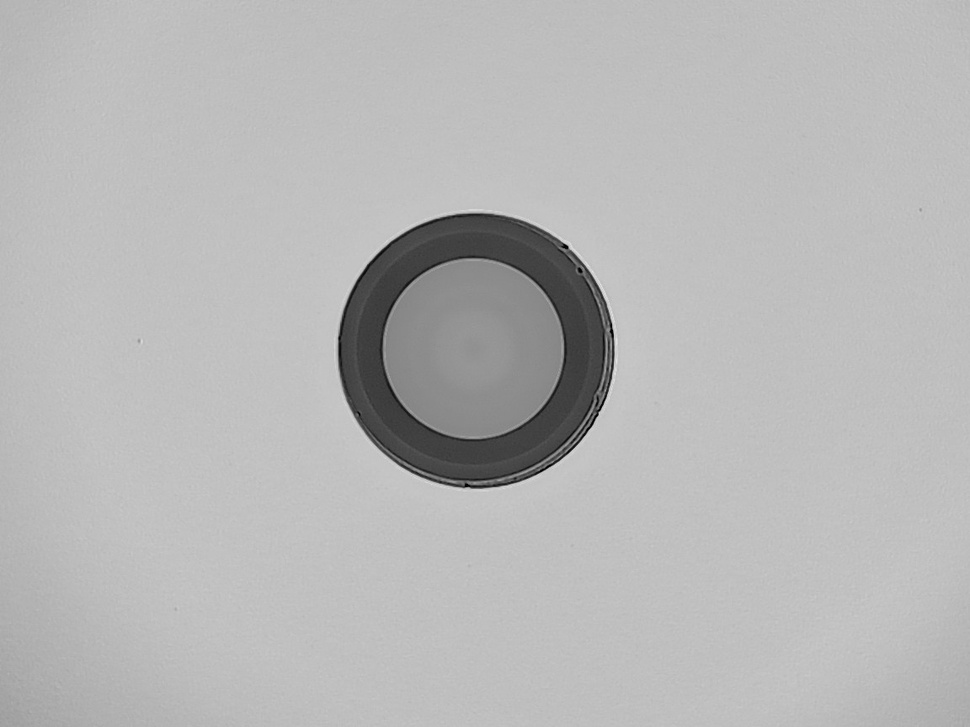
#> input picture current-process/old_version/image_batch/ima18.jpg, 970 x 727 px, shrunk from 1152 x 864 before the run
$ python -i detect_specific_defects.py   (imports and definitions only)
#> lines starting #> are read from the running program, lines starting #| are printed output that depends on the picture; after the words box and inside, x2 and y2 are one past the last pixel; in counts of white or black regions, pixels touching at a corner belong together
#> further down, picture is the input picture: shape (727, 970); min 0, max 229, mean 182.7
import cv2
import numpy as np
from skimage.morphology import disk, black_tophat

def detect_specific_defects(gray: np.ndarray) -> dict:
    """Detect specific types of defects like scratches, digs, and blobs."""
    defects = {'scratches': [], 'digs': [], 'blobs': []}

    # Scratch detection (linear features)
    edges = cv2.Canny(gray, 30, 100)
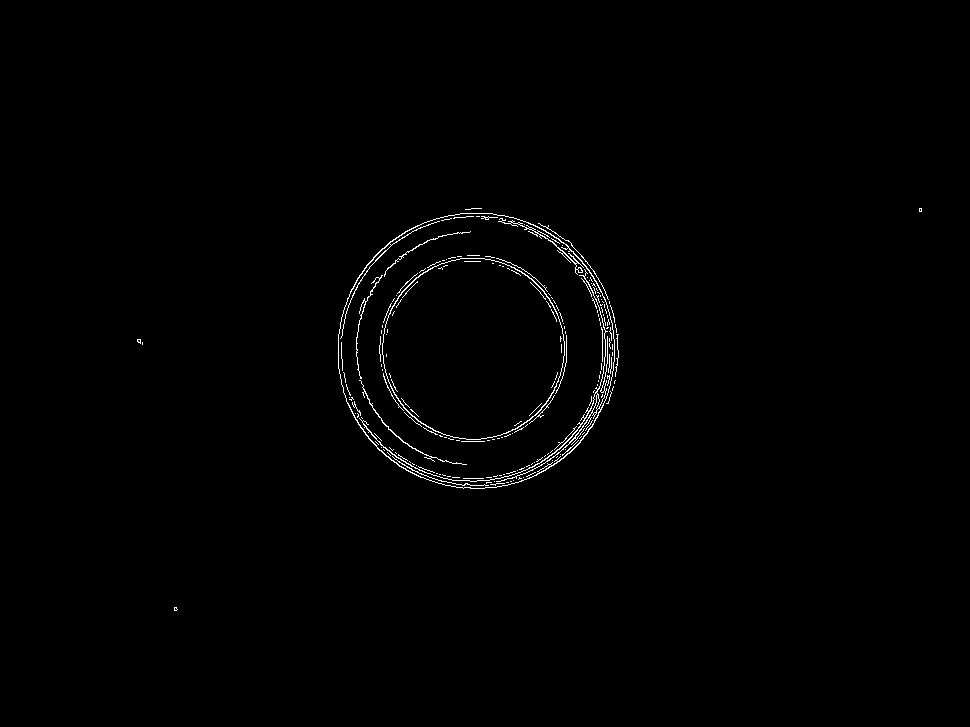
#> edges: shape (727, 970); 0.75% white in thin lines or dots, all inside (x1, y1, x2, y2) = (137, 208, 922, 611)
    lines = cv2.HoughLinesP(edges, 1, np.pi/180, threshold=40, minLineLength=20, maxLineGap=5)
#> lines = 55 rows, first 6: [604, 319, 618, 352], [586, 420, 611, 393], [585, 435, 602, 361], [577, 261, 600, 311], [582, 426, 609, 399], [535, 225, 606, 294]
    if lines is not None:
        for line in lines:
            x1, y1, x2, y2 = line[0]
            defects['scratches'].append({'line': (x1, y1, x2, y2)})
#> this loop made 55 passes

    # Dig detection (small dark spots) using black tophat
    bth = black_tophat(gray, disk(7))
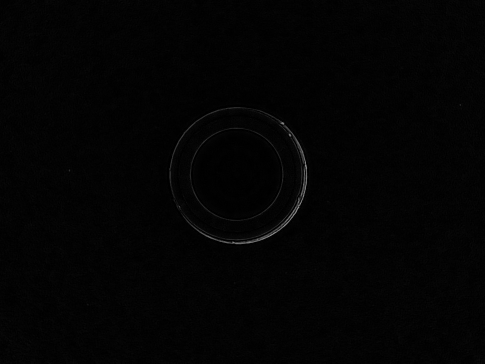
#> bth: shape (727, 970) (shown at 1/2 size); min 0, max 156, mean 3.2
    _, dig_mask = cv2.threshold(bth, np.percentile(bth[bth>0], 95) if np.any(bth>0) else 250, 255, cv2.THRESH_BINARY)
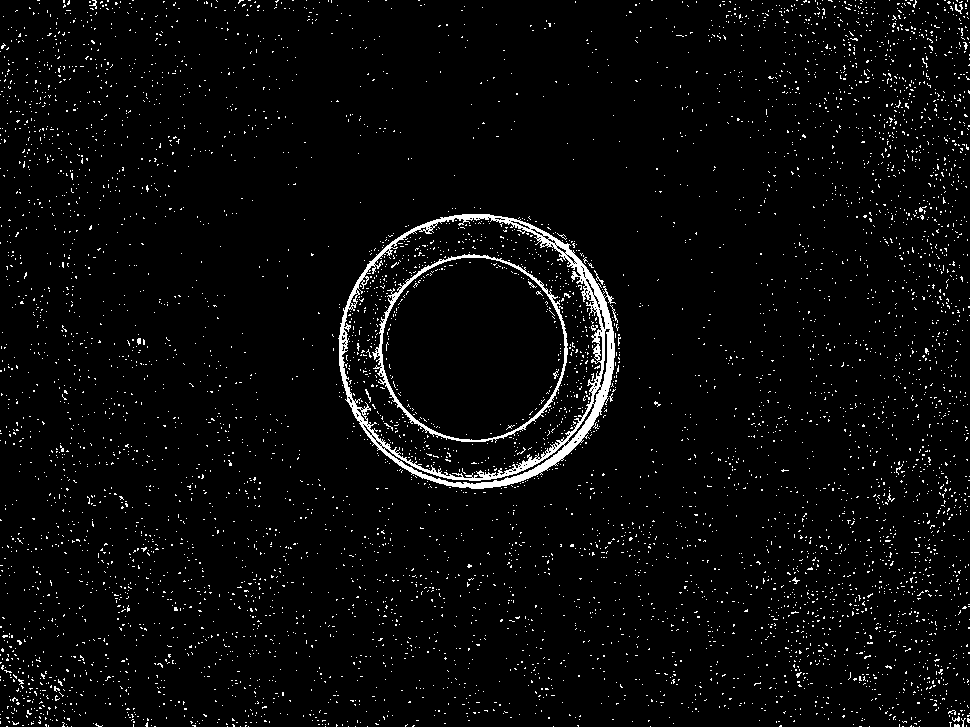
#> dig_mask: shape (727, 970); 3.5% white in thin lines or dots
    contours, _ = cv2.findContours(dig_mask.astype(np.uint8), cv2.RETR_EXTERNAL, cv2.CHAIN_APPROX_SIMPLE)
#> contours = 5551 contours, 5550 with area under 20; largest, box (x1, y1, x2, y2) and area: (338, 214, 616, 489) 59400
    for c in contours:
        if 10 < cv2.contourArea(c) < 500:
            M = cv2.moments(c)
            if M["m00"] > 0:
                cx = int(M["m10"] / M["m00"]); cy = int(M["m01"] / M["m00"])
                defects['digs'].append({'center': (cx, cy), 'area': cv2.contourArea(c)})
#> this loop made 5551 passes
#> (cx, cy) on passes 128, 3436: (957, 718), (138, 340)

    # Blob detection (larger irregular features) via adaptive threshold
    binary = cv2.adaptiveThreshold(gray, 255, cv2.ADAPTIVE_THRESH_GAUSSIAN_C, cv2.THRESH_BINARY_INV, 31, 5)
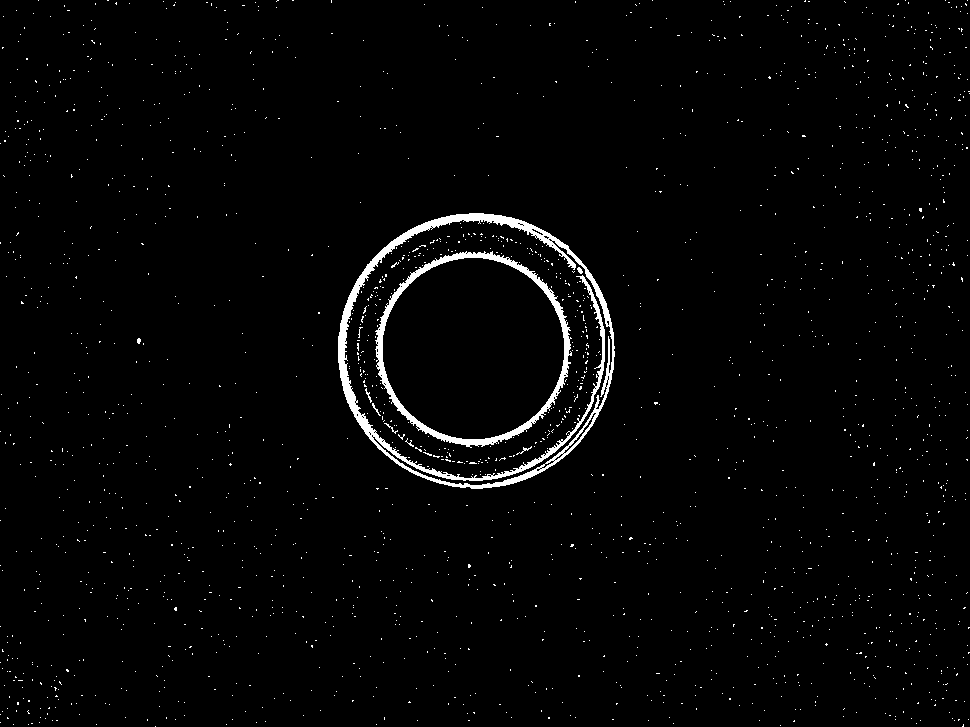
#> binary: shape (727, 970); 2% white; 1929 white regions (1921 under 20 px), largest, box (x1, y1, x2, y2) and area: (338, 213, 615, 489) 6902, (375, 251, 572, 448) 3622, (516, 446, 532, 455) 31
    kernel = cv2.getStructuringElement(cv2.MORPH_ELLIPSE, (5, 5))
#> kernel = [[0, 0, 1, 0, 0], [1, 1, 1, 1, 1], [1, 1, 1, 1, 1], [1, 1, 1, 1, 1], [0, 0, 1, 0, 0]]
    binary = cv2.morphologyEx(binary, cv2.MORPH_CLOSE, kernel)
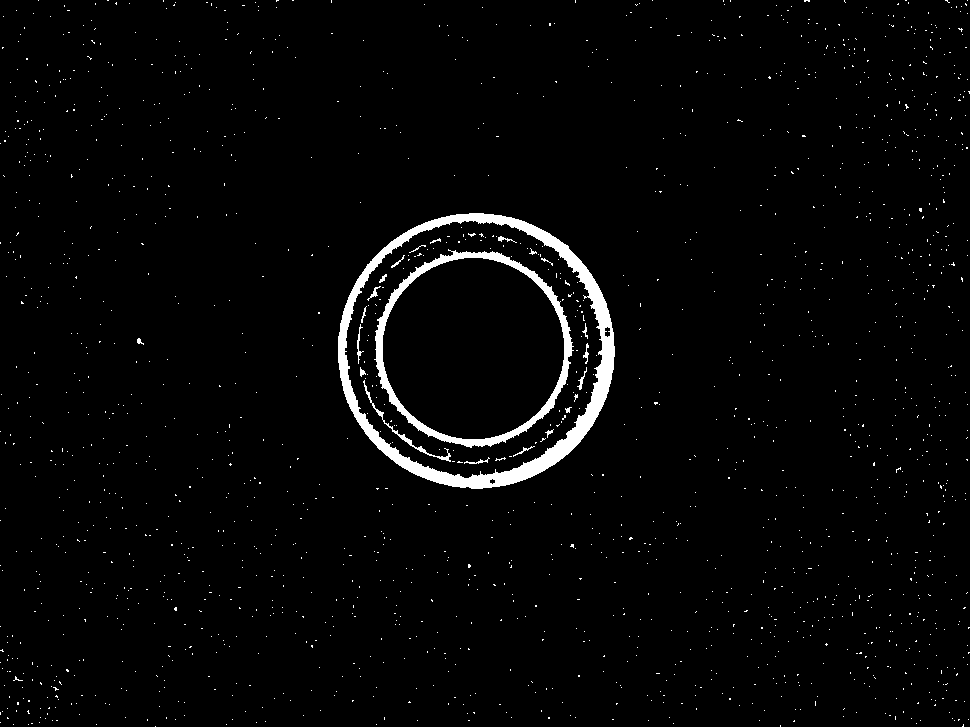
#> binary: shape (727, 970); 2.5% white; 1716 white regions (1694 under 20 px)
    contours, _ = cv2.findContours(binary, cv2.RETR_EXTERNAL, cv2.CHAIN_APPROX_SIMPLE)
#> contours = 1606 contours, 1605 with area under 20; largest, box (x1, y1, x2, y2) and area: (338, 213, 615, 489) 59548
    for c in contours:
        if cv2.contourArea(c) > 100:
            defects['blobs'].append({'contour': c, 'area': cv2.contourArea(c)})
#> this loop made 1606 passes
#> c on passes 1 to 3: [[155, 726]], [[780, 725], [780, 726]], [[963, 724], [963, 725], [962, 726], [963, 726]]

    return defects

# [24 lines not run here, left out]

>>> import cv2
>>> picture = cv2.imread('../../../current-process/old_version/image_batch/ima18.jpg', cv2.IMREAD_GRAYSCALE)
>>> result = detect_specific_defects(picture)
#> result = 3 items

$ run again, on current-process/old_version/image_batch/ima19.jpg
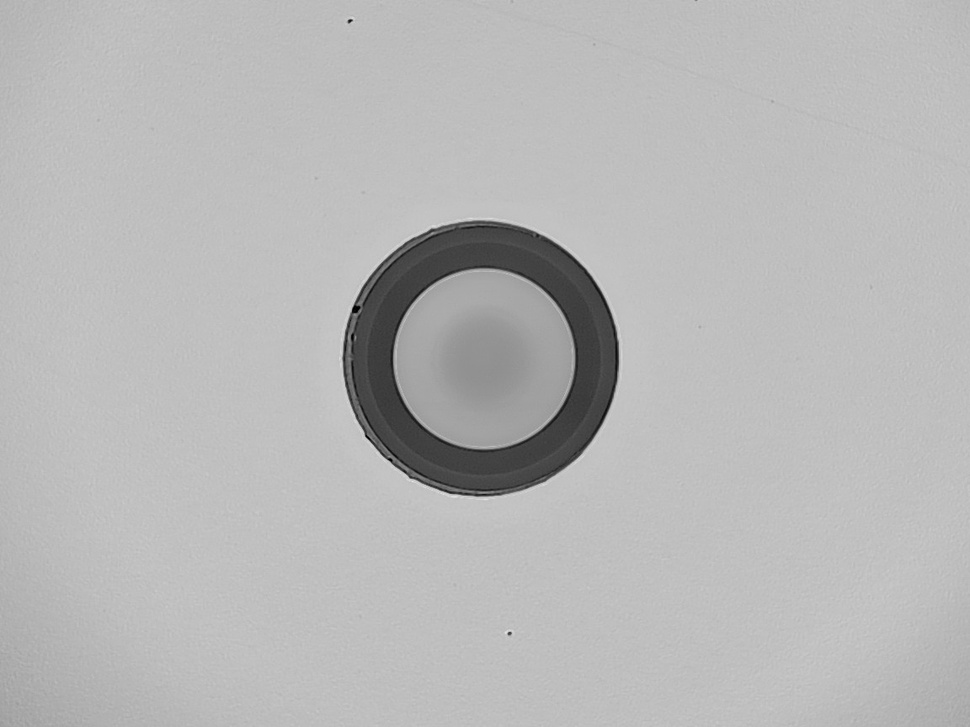
#> input picture current-process/old_version/image_batch/ima19.jpg, 970 x 727 px, shrunk from 1152 x 864 before the run
#> picture is the input picture: shape (727, 970); min 0, max 232, mean 183
#> in detect_specific_defects, `edges = cv2.Canny(gray, 30, 100)`:
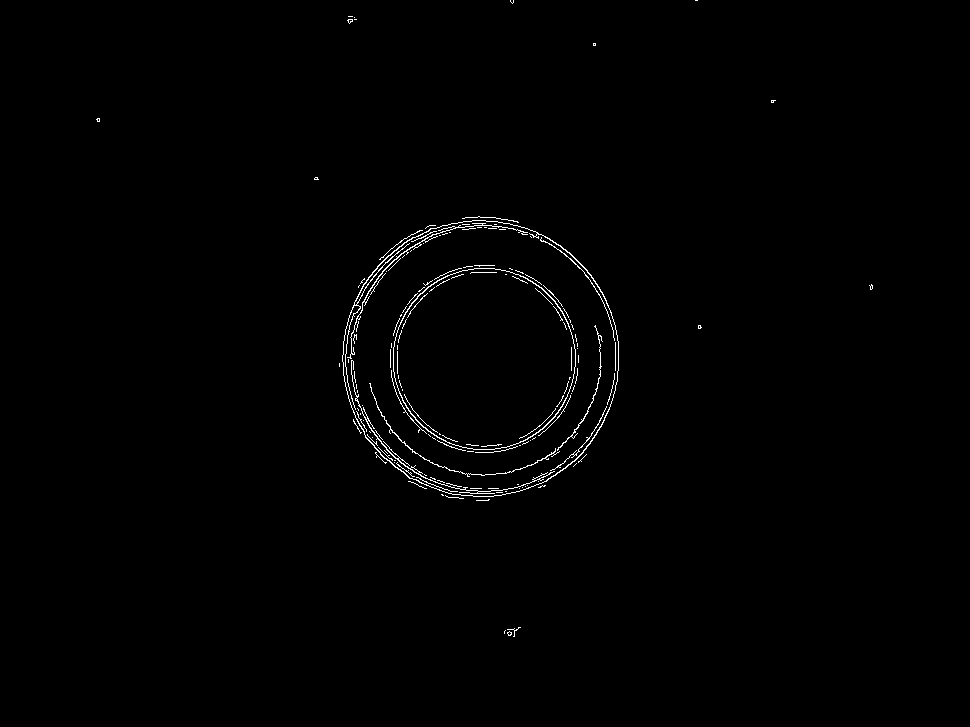
#> edges: shape (727, 970); 0.75% white in thin lines or dots, all inside (x1, y1, x2, y2) = (96, 0, 873, 637)
#> lines = 59 rows, first 6: [359, 306, 378, 276], [390, 429, 412, 451], [407, 253, 467, 217], [348, 397, 412, 482], [345, 330, 364, 301], [355, 322, 374, 287]
#> the loop in detect_specific_defects, `for line in lines:` made 59 passes
#> dig_mask: shape (727, 970); 4.1% white in thin lines or dots
#> in detect_specific_defects, `contours, _ = cv2.findContours(dig_mask.astype(np.uint8), cv2.RETR_EXT..`: contours = 6689 contours, 6680 with area under 20; largest, box (x1, y1, x2, y2) and area: (343, 221, 618, 497) 59052, (21, 690, 46, 717) 147, (0, 716, 23, 727) 66, (851, 718, 863, 727) 28, (42, 715, 53, 723) 27
#> the loop in detect_specific_defects, `for c in contours:` made 6689 passes
#> (cx, cy) on passes 130, 135, 151, 177, 194, 195, 325, 426: (26, 723), (855, 723), (35, 721), (9, 722), (62, 717), (47, 718), (128, 711), (133, 704)
#> kernel = [[0, 0, 1, 0, 0], [1, 1, 1, 1, 1], [1, 1, 1, 1, 1], [1, 1, 1, 1, 1], [0, 0, 1, 0, 0]]
#> in detect_specific_defects, `binary = cv2.morphologyEx(binary, cv2.MORPH_CLOSE, kernel)`:
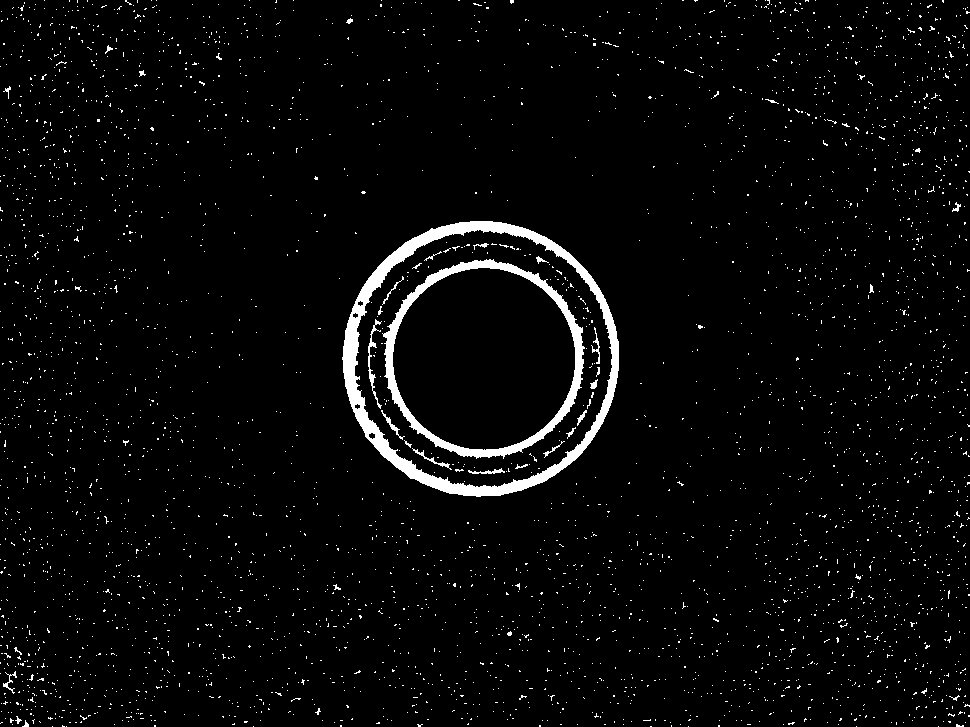
#> binary: shape (727, 970); 3.2% white; 3711 white regions (3679 under 20 px)
#> in detect_specific_defects, `contours, _ = cv2.findContours(binary, cv2.RETR_EXTERNAL, cv2.CHAIN_AP..`: contours = 3607 contours, 3604 with area under 20; largest, box (x1, y1, x2, y2) and area: (342, 221, 619, 497) 59396, (3, 671, 17, 694) 34, (952, 202, 961, 212) 22
#> the loop in detect_specific_defects, `for c in contours:` made 3607 passes
#> c on passes 1 to 3: [[938, 726]], [[856, 726]], [[688, 726]]
#> result = 3 items

$ run again, on current-process/old_version/image_batch/img35.jpg
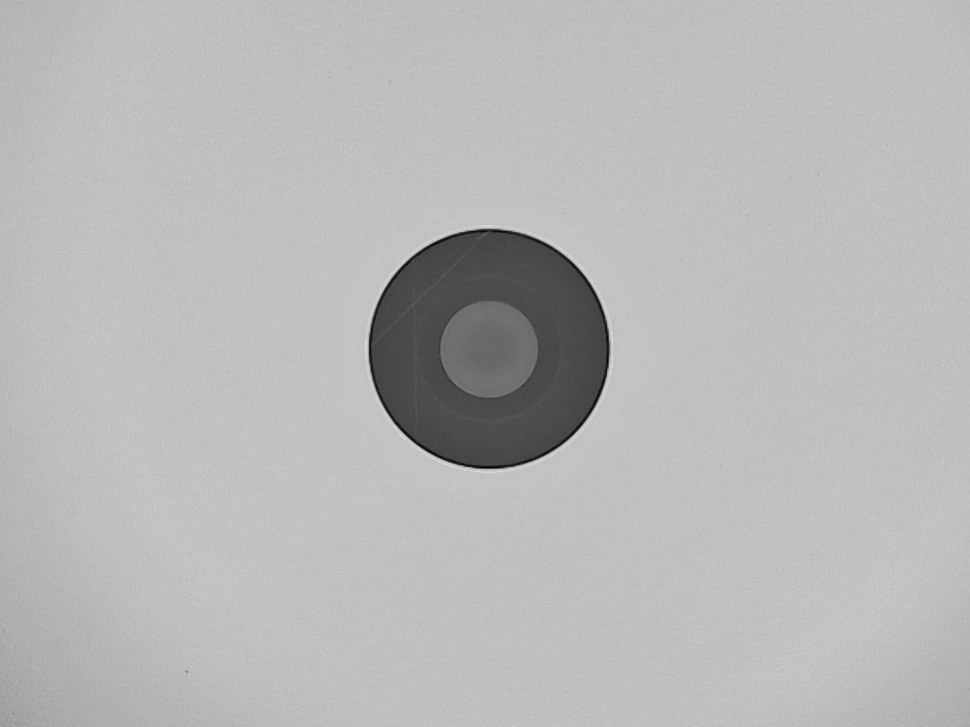
#> input picture current-process/old_version/image_batch/img35.jpg, 970 x 727 px, shrunk from 1152 x 864 before the run
#> picture is the input picture: shape (727, 970); min 2, max 223, mean 183.8
#> in detect_specific_defects, `edges = cv2.Canny(gray, 30, 100)`:
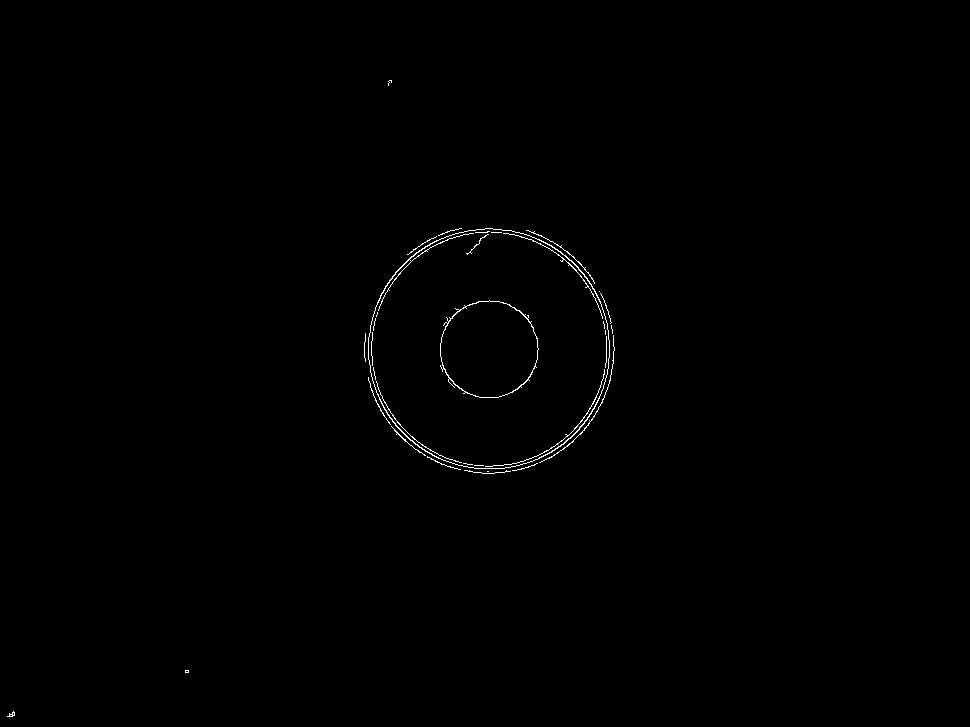
#> edges: shape (727, 970); 0.38% white in thin lines or dots, all inside (x1, y1, x2, y2) = (7, 80, 615, 717)
#> lines = [[392, 421, 415, 444], [489, 466, 519, 462], [392, 276, 416, 252], [606, 336, 606, 362], [593, 403, 604, 374], [444, 457, 469, 464], [576, 265, 597, 295], [475, 232, 496, 232], [371, 342, 372, 365], [521, 461, 548, 450]]
#> the loop in detect_specific_defects, `for line in lines:` made 10 passes
#> dig_mask: shape (727, 970); 2.5% white in thin lines or dots
#> in detect_specific_defects, `contours, _ = cv2.findContours(dig_mask.astype(np.uint8), cv2.RETR_EXT..`: contours = 5589 contours, 5586 with area under 20; largest, box (x1, y1, x2, y2) and area: (369, 229, 609, 469) 44778, (0, 624, 13, 641) 46, (4, 716, 20, 727) 28
#> the loop in detect_specific_defects, `for c in contours:` made 5589 passes
#> (cx, cy) on passes 80, 148, 201, 249, 285, 464, 576, 1235: (2, 724), (12, 721), (44, 716), (61, 711), (49, 709), (44, 696), (44, 687), (4, 631)
#> kernel = [[0, 0, 1, 0, 0], [1, 1, 1, 1, 1], [1, 1, 1, 1, 1], [1, 1, 1, 1, 1], [0, 0, 1, 0, 0]]
#> in detect_specific_defects, `binary = cv2.morphologyEx(binary, cv2.MORPH_CLOSE, kernel)`:
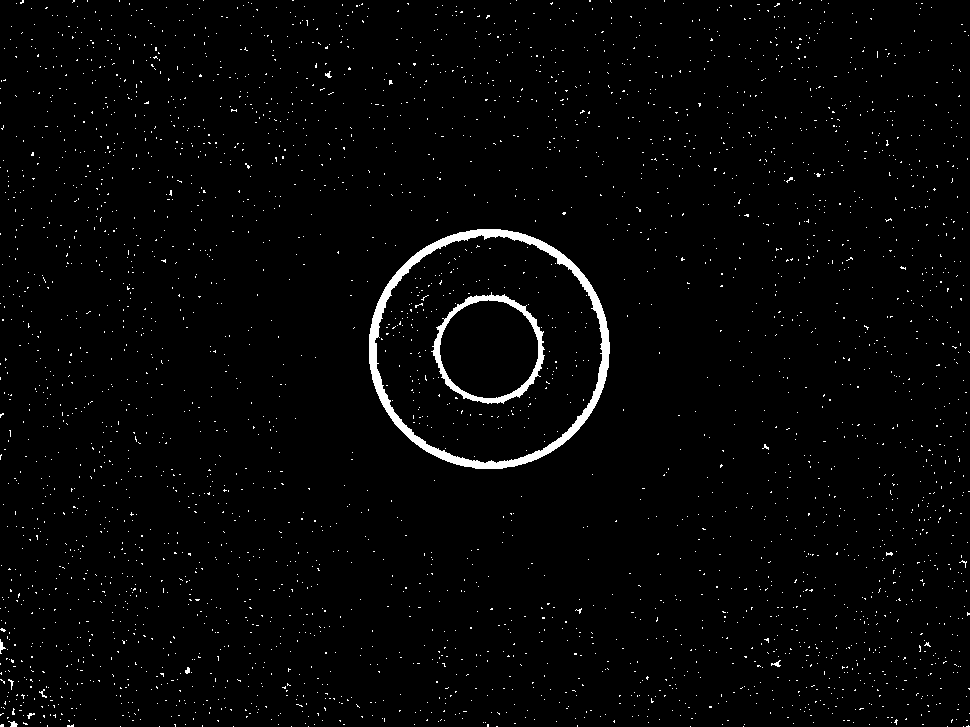
#> binary: shape (727, 970); 2% white; 3294 white regions (3284 under 20 px)
#> in detect_specific_defects, `contours, _ = cv2.findContours(binary, cv2.RETR_EXTERNAL, cv2.CHAIN_AP..`: contours = 3121 contours, 3119 with area under 20; largest, box (x1, y1, x2, y2) and area: (369, 229, 610, 469) 45145, (8, 721, 18, 727) 22
#> the loop in detect_specific_defects, `for c in contours:` made 3121 passes
#> c on passes 1 to 3: [[963, 726]], [[947, 726]], [[743, 726]]
#> result = 3 items
